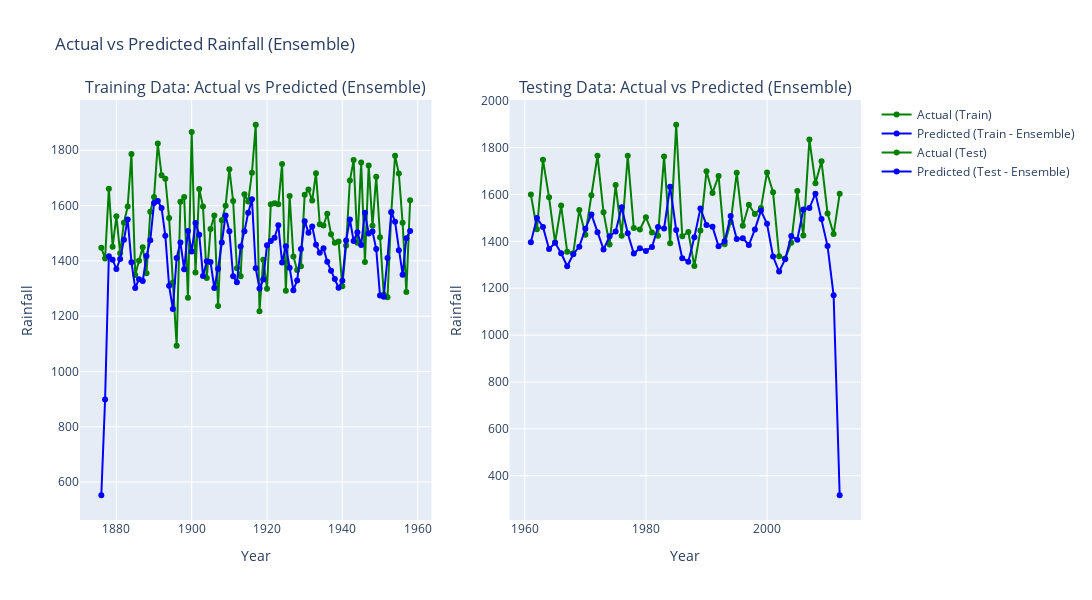

Notebook code for this chart:
### Code cell
import plotly.graph_objects as go
from plotly.subplots import make_subplots


# Create a range of years for training and testing
train_years = np.arange(1876, 1876 + 83)  # Training data for 83 entries
test_years = np.arange(1961, 1961 + 52)   # Testing data for 52 entries

# Pad the prediction arrays to align their lengths for training (83 entries)
bp1_pred_train = bp1_predictions_train.flatten()[:83] 
bp2_pred_train = bp2_predictions_train.flatten()[:83]
bp3_pred_train = np.concatenate([np.zeros(1), bp3_predictions_train.flatten()])[:83]  # Pad with 1 zero
bp4_pred_train = np.concatenate([np.zeros(2), bp4_predictions_train.flatten()])[:83]  # Pad with 2 zeros
bp5_pred_train = np.concatenate([np.zeros(2), bp5_predictions_train.flatten()])[:83]  # Pad with 2 zeros

# Create the ensemble for training by averaging the predictions
ensemble_train = np.mean([bp1_pred_train, bp2_pred_train, bp3_pred_train, bp4_pred_train, bp5_pred_train], axis=0)

# Store the training predictions and actual values in a DataFrame
df_train = pd.DataFrame({
    'Year': train_years,
    'Actual': bp1_actual_train.flatten()[:83],  # Assuming all models have the same actual values
    'BP1': bp1_pred_train,
    'BP2': bp2_pred_train,
    'BP3': bp3_pred_train,
    'BP4': bp4_pred_train,
    'BP5': bp5_pred_train,
    'Ensemble': ensemble_train
})

# Pad the prediction arrays to align their lengths for testing (52 entries)
bp1_pred_test = bp1_predictions_test.flatten()[:52]
bp2_pred_test = np.concatenate([bp2_predictions_test.flatten(), np.zeros(1)])[:52]  # Pad with 1 zero
bp3_pred_test = np.concatenate([bp3_predictions_test.flatten(), np.zeros(1)])[:52]  # Pad with 1 zero
bp4_pred_test = np.concatenate([bp4_predictions_test.flatten(), np.zeros(1)])[:52]  # Pad with 1 zero
bp5_pred_test = np.concatenate([bp5_predictions_test.flatten(), np.zeros(2)])[:52]  # Pad with 2 zeros

# Create the ensemble for testing by averaging the predictions
ensemble_test = np.mean([bp1_pred_test, bp2_pred_test,bp3_pred_test,bp4_pred_test,bp5_pred_test], axis=0)

# Store the testing predictions and actual values in a DataFrame
df_test = pd.DataFrame({
    'Year': test_years,
    'Actual': bp1_actual_test.flatten()[:52],
    'BP1': bp1_pred_test,
    'BP2': bp2_pred_test,
    'BP3': bp3_pred_test,
    'BP4': bp4_pred_test,
    'BP5': bp5_pred_test,
    'Ensemble': ensemble_test
})

# Function to calculate statistics: Mean, RMSE, Std Dev, CC, PP
def calculate_statistics(actual, predicted):
    mean_act = np.mean(actual)
    mean_pred = np.mean(predicted)
    rmse = np.sqrt(np.mean((predicted - actual) ** 2))
    std_act = np.std(actual)
    std_pred = np.std(predicted)
    cc = np.corrcoef(predicted.values.flatten(), actual.values.flatten())[0, 1]
    pp = 100 * (mean_act - mean_pred) / mean_act
    return mean_act, mean_pred, rmse, std_act, std_pred, cc, pp

# Calculate statistics for training data (ensemble)
mean_act_train, mean_pred_train, rmse_train, std_act_train, std_pred_train, cc_train, pp_train = calculate_statistics(df_train['Actual'], df_train['Ensemble'])

# Calculate statistics for testing data (ensemble)
mean_act_test, mean_pred_test, rmse_test, std_act_test, std_pred_test, cc_test, pp_test = calculate_statistics(df_test['Actual'], df_test['Ensemble'])

# Output statistics for training data
print("Training Data Statistics (Ensemble):")
print(f"Mean Observed: {mean_act_train}")
print(f"Mean Predicted: {mean_pred_train}")
print(f"Root Mean Squared Error (RMSE): {rmse_train}")
print(f"Standard Deviation Observed: {std_act_train}")
print(f"Standard Deviation Predicted: {std_pred_train}")
print(f"Correlation Coefficient (CC): {cc_train}")
print(f"Percentage Bias (PP): {pp_train}%")

# Output statistics for testing data
print("\nTesting Data Statistics (Ensemble):")
print(f"Mean Observed: {mean_act_test}")
print(f"Mean Predicted: {mean_pred_test}")
print(f"Root Mean Squared Error (RMSE): {rmse_test}")
print(f"Standard Deviation Observed: {std_act_test}")
print(f"Standard Deviation Predicted: {std_pred_test}")
print(f"Correlation Coefficient (CC): {cc_test}")
print(f"Percentage Bias (PP): {pp_test}%")

# Plotting Actual vs Predicted for Training (Ensemble)
fig = make_subplots(rows=1, cols=2, subplot_titles=("Training Data: Actual vs Predicted (Ensemble)", "Testing Data: Actual vs Predicted (Ensemble)"))

# Training Data: Actual vs Predicted
fig.add_trace(
    go.Scatter(
        x=df_train['Year'],
        y=df_train['Actual'],
        mode='lines+markers',
        name='Actual (Train)',
        line=dict(color='green')
    ),
    row=1, col=1
)
fig.add_trace(
    go.Scatter(
        x=df_train['Year'],
        y=df_train['Ensemble'],
        mode='lines+markers',
        name='Predicted (Train - Ensemble)',
        line=dict(color='blue')
    ),
    row=1, col=1
)

# Testing Data: Actual vs Predicted
fig.add_trace(
    go.Scatter(
        x=df_test['Year'],
        y=df_test['Actual'],
        mode='lines+markers',
        name='Actual (Test)',
        line=dict(color='green')
    ),
    row=1, col=2
)
fig.add_trace(
    go.Scatter(
        x=df_test['Year'],
        y=df_test['Ensemble'],
        mode='lines+markers',
        name='Predicted (Test - Ensemble)',
        line=dict(color='blue')
    ),
    row=1, col=2
)

# Update layout for titles and axis labels
fig.update_layout(
    height=600, width=1200,
    title_text="Actual vs Predicted Rainfall (Ensemble)",
    showlegend=True
)

fig.update_xaxes(title_text="Year", row=1, col=1)
fig.update_xaxes(title_text="Year", row=1, col=2)
fig.update_yaxes(title_text="Rainfall", row=1, col=1)
fig.update_yaxes(title_text="Rainfall", row=1, col=2)

# Display the figure
fig.show()

### Figure 1 — Plotly figure (JSON) as saved in the notebook; plotly's stock layout.template omitted (floating-point values rounded to 4 significant figures)
{"data": [{"line": {"color": "green"}, "mode": "lines+markers", "name": "Actual (Train)", "type": "scatter", "x": [1876, 1877, 1878, 1879, 1880, 1881, 1882, 1883, 1884, 1885, 1886, 1887, 1888, 1889, 1890, 1891, 1892, 1893, 1894, 1895, 1896, 1897, 1898, 1899, 1900, 1901, 1902, 1903, 1904, 1905, 1906, 1907, 1908, 1909, 1910, 1911, 1912, 1913, 1914, 1915, 1916, 1917, 1918, 1919, 1920, 1921, 1922, 1923, 1924, 1925, 1926, 1927, 1928, 1929, 1930, 1931, 1932, 1933, 1934, 1935, 1936, 1937, 1938, 1939, 1940, 1941, 1942, 1943, 1944, 1945, 1946, 1947, 1948, 1949, 1950, 1951, 1952, 1953, 1954, 1955, 1956, 1957, 1958], "xaxis": "x", "y": [1447.0, 1408.0, 1661.0, 1451.0, 1561.0, 1428.0, 1538.0, 1596.0, 1786.0, 1349.0, 1400.0, 1449.0, 1355.0, 1577.0, 1631.0, 1824.0, 1710.0, 1696.0, 1555.0, 1322.0, 1093.0, 1613.0, 1631.0, 1266.0, 1866.0, 1358.0, 1660.0, 1596.0, 1338.0, 1515.0, 1564.0, 1237.0, 1547.0, 1600.0, 1731.0, 1616.0, 1373.0, 1344.0, 1641.0, 1614.0, 1719.0, 1892.0, 1218.0, 1404.0, 1299.0, 1605.0, 1608.0, 1604.0, 1750.0, 1291.0, 1635.0, 1416.0, 1367.0, 1381.0, 1639.0, 1658.0, 1618.0, 1717.0, 1532.0, 1528.0, 1570.0, 1496.0, 1465.0, 1470.0, 1308.0, 1455.0, 1690.0, 1764.0, 1465.0, 1756.0, 1396.0, 1745.0, 1527.0, 1704.0, 1485.0, 1278.0, 1268.0, 1575.0, 1780.0, 1716.0, 1538.0, 1288.0, 1619.0], "yaxis": "y"}, {"line": {"color": "blue"}, "mode": "lines+markers", "name": "Predicted (Train - Ensemble)", "type": "scatter", "x": [1876, 1877, 1878, 1879, 1880, 1881, 1882, 1883, 1884, 1885, 1886, 1887, 1888, 1889, 1890, 1891, 1892, 1893, 1894, 1895, 1896, 1897, 1898, 1899, 1900, 1901, 1902, 1903, 1904, 1905, 1906, 1907, 1908, 1909, 1910, 1911, 1912, 1913, 1914, 1915, 1916, 1917, 1918, 1919, 1920, 1921, 1922, 1923, 1924, 1925, 1926, 1927, 1928, 1929, 1930, 1931, 1932, 1933, 1934, 1935, 1936, 1937, 1938, 1939, 1940, 1941, 1942, 1943, 1944, 1945, 1946, 1947, 1948, 1949, 1950, 1951, 1952, 1953, 1954, 1955, 1956, 1957, 1958], "xaxis": "x", "y": [552.4, 898.9, 1416.0, 1404.0, 1371.0, 1407.0, 1476.0, 1550.0, 1395.0, 1302.0, 1334.0, 1327.0, 1418.0, 1474.0, 1609.0, 1617.0, 1591.0, 1490.0, 1310.0, 1226.0, 1410.0, 1467.0, 1369.0, 1508.0, 1434.0, 1537.0, 1494.0, 1345.0, 1398.0, 1396.0, 1302.0, 1371.0, 1466.0, 1564.0, 1507.0, 1344.0, 1323.0, 1452.0, 1507.0, 1573.0, 1623.0, 1373.0, 1300.0, 1333.0, 1456.0, 1472.0, 1483.0, 1529.0, 1394.0, 1453.0, 1375.0, 1294.0, 1329.0, 1443.0, 1543.0, 1502.0, 1525.0, 1458.0, 1429.0, 1446.0, 1397.0, 1364.0, 1334.0, 1303.0, 1328.0, 1474.0, 1549.0, 1472.0, 1504.0, 1457.0, 1574.0, 1499.0, 1506.0, 1443.0, 1275.0, 1270.0, 1411.0, 1577.0, 1541.0, 1438.0, 1350.0, 1482.0, 1508.0], "yaxis": "y"}, {"line": {"color": "green"}, "mode": "lines+markers", "name": "Actual (Test)", "type": "scatter", "x": [1961, 1962, 1963, 1964, 1965, 1966, 1967, 1968, 1969, 1970, 1971, 1972, 1973, 1974, 1975, 1976, 1977, 1978, 1979, 1980, 1981, 1982, 1983, 1984, 1985, 1986, 1987, 1988, 1989, 1990, 1991, 1992, 1993, 1994, 1995, 1996, 1997, 1998, 1999, 2000, 2001, 2002, 2003, 2004, 2005, 2006, 2007, 2008, 2009, 2010, 2011, 2012], "xaxis": "x2", "y": [1600.0, 1452.0, 1748.0, 1588.0, 1395.0, 1553.0, 1356.0, 1349.0, 1534.0, 1428.0, 1597.0, 1765.0, 1524.0, 1387.0, 1640.0, 1424.0, 1765.0, 1457.0, 1451.0, 1503.0, 1438.0, 1424.0, 1762.0, 1392.0, 1897.0, 1422.0, 1440.0, 1295.0, 1446.0, 1699.0, 1606.0, 1679.0, 1388.0, 1482.0, 1693.0, 1467.0, 1556.0, 1517.0, 1542.0, 1694.0, 1609.0, 1337.0, 1326.0, 1394.0, 1615.0, 1425.0, 1834.0, 1648.0, 1741.0, 1518.0, 1432.0, 1603.0], "yaxis": "y2"}, {"line": {"color": "blue"}, "mode": "lines+markers", "name": "Predicted (Test - Ensemble)", "type": "scatter", "x": [1961, 1962, 1963, 1964, 1965, 1966, 1967, 1968, 1969, 1970, 1971, 1972, 1973, 1974, 1975, 1976, 1977, 1978, 1979, 1980, 1981, 1982, 1983, 1984, 1985, 1986, 1987, 1988, 1989, 1990, 1991, 1992, 1993, 1994, 1995, 1996, 1997, 1998, 1999, 2000, 2001, 2002, 2003, 2004, 2005, 2006, 2007, 2008, 2009, 2010, 2011, 2012], "xaxis": "x2", "y": [1396.0, 1500.0, 1461.0, 1367.0, 1394.0, 1349.0, 1294.0, 1345.0, 1377.0, 1454.0, 1515.0, 1439.0, 1366.0, 1422.0, 1442.0, 1545.0, 1435.0, 1348.0, 1371.0, 1359.0, 1376.0, 1461.0, 1455.0, 1633.0, 1448.0, 1328.0, 1313.0, 1418.0, 1540.0, 1470.0, 1462.0, 1379.0, 1400.0, 1508.0, 1410.0, 1414.0, 1384.0, 1451.0, 1531.0, 1475.0, 1335.0, 1271.0, 1324.0, 1423.0, 1407.0, 1536.0, 1542.0, 1604.0, 1495.0, 1380.0, 1170.0, 316.8], "yaxis": "y2"}], "layout": {"annotations": [{"font": {"size": 16}, "showarrow": false, "text": "Training Data: Actual vs Predicted (Ensemble)", "x": 0.225, "xanchor": "center", "xref": "paper", "y": 1, "yanchor": "bottom", "yref": "paper"}, {"font": {"size": 16}, "showarrow": false, "text": "Testing Data: Actual vs Predicted (Ensemble)", "x": 0.775, "xanchor": "center", "xref": "paper", "y": 1, "yanchor": "bottom", "yref": "paper"}], "height": 600, "showlegend": true, "title": {"text": "Actual vs Predicted Rainfall (Ensemble)"}, "width": 1200, "xaxis": {"anchor": "y", "autorange": true, "domain": [0, 0.45], "range": [1870.0, 1964.0], "title": {"text": "Year"}, "type": "linear"}, "xaxis2": {"anchor": "y2", "autorange": true, "domain": [0.55, 1], "range": [1958.0, 2015.0], "title": {"text": "Year"}, "type": "linear"}, "yaxis": {"anchor": "x", "autorange": true, "domain": [0, 1], "range": [462.9, 1982.0], "title": {"text": "Rainfall"}, "type": "linear"}, "yaxis2": {"anchor": "x2", "autorange": true, "domain": [0, 1], "range": [211.3, 2003.0], "title": {"text": "Rainfall"}, "type": "linear"}}}
